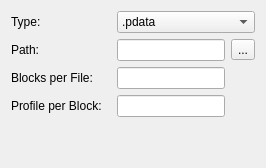
            <widget class="QWidget" name="taboutputSpectra">
             <attribute name="title">
              <string>Output</string>
             </attribute>
             <layout class="QGridLayout" name="gridLayout_11">
              <item row="0" column="0">
               <widget class="QLabel" name="label_39">
                <property name="text">
                 <string>Type:</string>
                </property>
               </widget>
              </item>
              <item row="0" column="2" colspan="2">
               <widget class="QComboBox" name="specOutputComData">
                <item>
                 <property name="text">
                  <string>.pdata</string>
                 </property>
                </item>
               </widget>
              </item>
              <item row="1" column="0">
               <widget class="QLabel" name="label_34">
                <property name="text">
                 <string>Path:</string>
                </property>
               </widget>
              </item>
              <item row="1" column="2">
               <widget class="QLineEdit" name="specOutputPath"/>
              </item>
              <item row="4" column="2">
               <spacer name="verticalSpacer_5">
                <property name="orientation">
                 <enum>Qt::Vertical</enum>
                </property>
                <property name="sizeHint" stdset="0">
                 <size>
                  <width>20</width>
                  <height>40</height>
                 </size>
                </property>
               </spacer>
              </item>
              <item row="1" column="3">
               <widget class="QToolButton" name="specOutputToolPath">
                <property name="text">
                 <string>...</string>
                </property>
               </widget>
              </item>
              <item row="2" column="2">
               <widget class="QLineEdit" name="specOutputblocksperfile"/>
              </item>
              <item row="2" column="0" colspan="2">
               <widget class="QLabel" name="label_9">
                <property name="text">
                 <string>Blocks per File:  </string>
                </property>
               </widget>
              </item>
              <item row="3" column="0">
               <widget class="QLabel" name="label_38">
                <property name="text">
                 <string>Profile per Block: </string>
                </property>
               </widget>
              </item>
              <item row="3" column="2">
               <widget class="QLineEdit" name="specOutputprofileperblock"/>
              </item>
             </layout>
            </widget>
